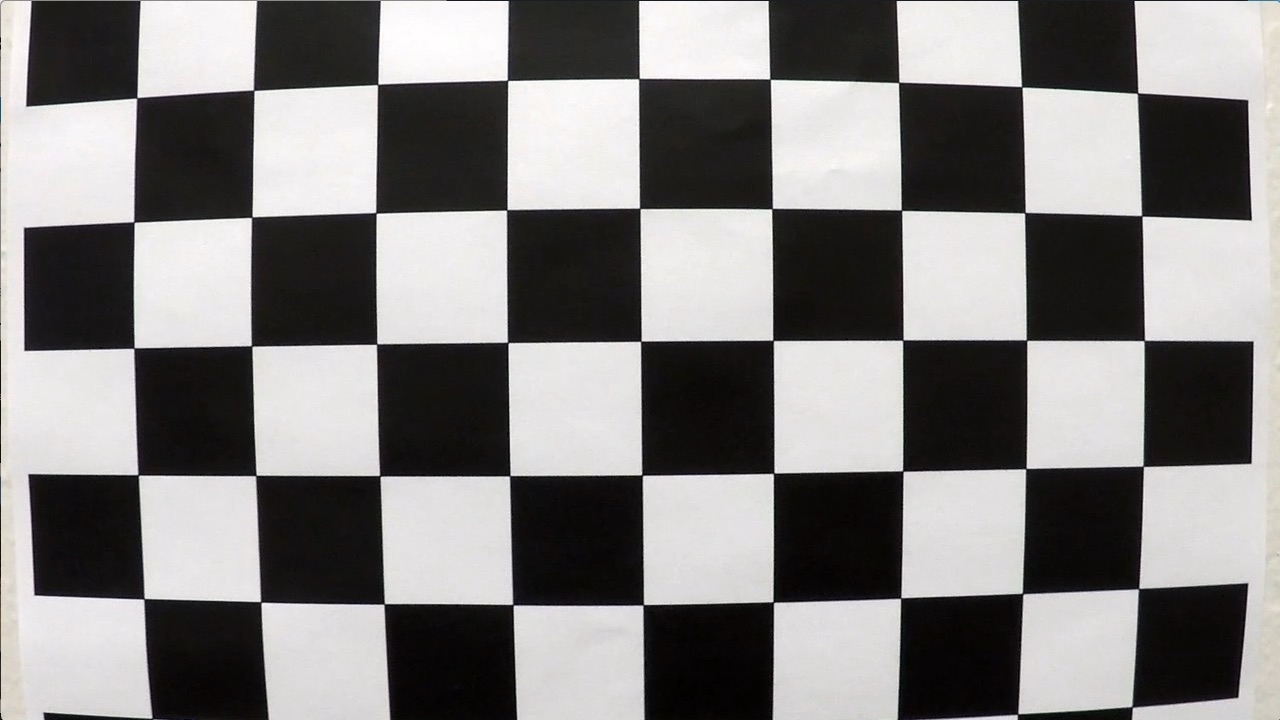
#> input picture camera_cal/calibration1.jpg, 1280 x 720 px; its folder holds only this picture in this run
$ jupyter execute --allow-errors SDC_Term1_P4.ipynb   (shell and % lines are left out)   (older library calls are emulated)
#> lines starting #> are read from the running program, lines starting #| are printed output that depends on the picture
# Plotting Tools
Some basic plotting tools used throughout the notebook.

[cell 1]
# Plot 2 images side-by-side
# [23 lines left out: functions plot_sbs, plot_imgs, not called in this run]

# Extract Sample Images from Challenge Video
Here, I'll grab some images for use throughout this notebook.

[cell 2]
import cv2
import numpy as np
import pickle
import matplotlib.pyplot as plt
import matplotlib.image as mpimg


from moviepy.editor import VideoFileClip

# Times for frames to extract
times = np.arange(0,50,5)

clear1 = None
#> (the rest of this cell did not finish here and is left out)

# Camera Calibration

[cell 3]
import glob

# Read in images
cal_files = glob.glob('camera_cal/*.jpg')

cal_imgs = []
for file in cal_files:
    cal_imgs.append(mpimg.imread(file)) #RGB image

"""
for img in cal_imgs:
    plt.figure()
    plt.imshow(img)
"""

[cell 4]
# [27 lines left out: function cal_camera, not called in this run]


save_mtx = 'camera_cal/cam_cal_mtx.p'
save_dist = 'camera_cal/cam_cal_dist.p'

action = 'load'

#> (the rest of this cell did not finish here and is left out)

# Undistort Images

[cell 5]
# Undistort an image

def undistort(img, mtx, dist):
    dst = cv2.undistort(img, mtx, dist, None, mtx)
    return dst

undist_imgs = []

#> (the rest of this cell did not finish here and is left out)

# Thresholding

[cell 6]
# [150 lines left out: functions abs_sobel_thresh, mag_thresh, dir_threshold, hls_select, hsv_select, red_select and 1 more, not called in this run]

"""
test_img = cv2.cvtColor(raw_imgs[14], cv2.COLOR_RGB2HLS)
s_channel = test_img[:,:,2]
plt.imshow(s_channel, cmap='gray')
"""

thresh_imgs = []
for i in range(len(undist_imgs)): #undist_imgs
    thresh_imgs.append(thresh_fcn(undist_imgs[i], plot=False))
    plot_sbs(undist_imgs[i], thresh_imgs[i], cmap2 = 'gray')

# Perspective Transform

In theory, any image (of the size that we're using, at least) that has been corrected for distortion could be used to determine how to warp the perspective to plot lane lines. Therefore, I'll do this with one of the provided "straight" line images, since frames with straight lines are scarce in the challenge video.

[cell 7]
# Grab an image to use for calibrating the perspective warp
strt_img = mpimg.imread('test_images/straight_lines1.jpg')
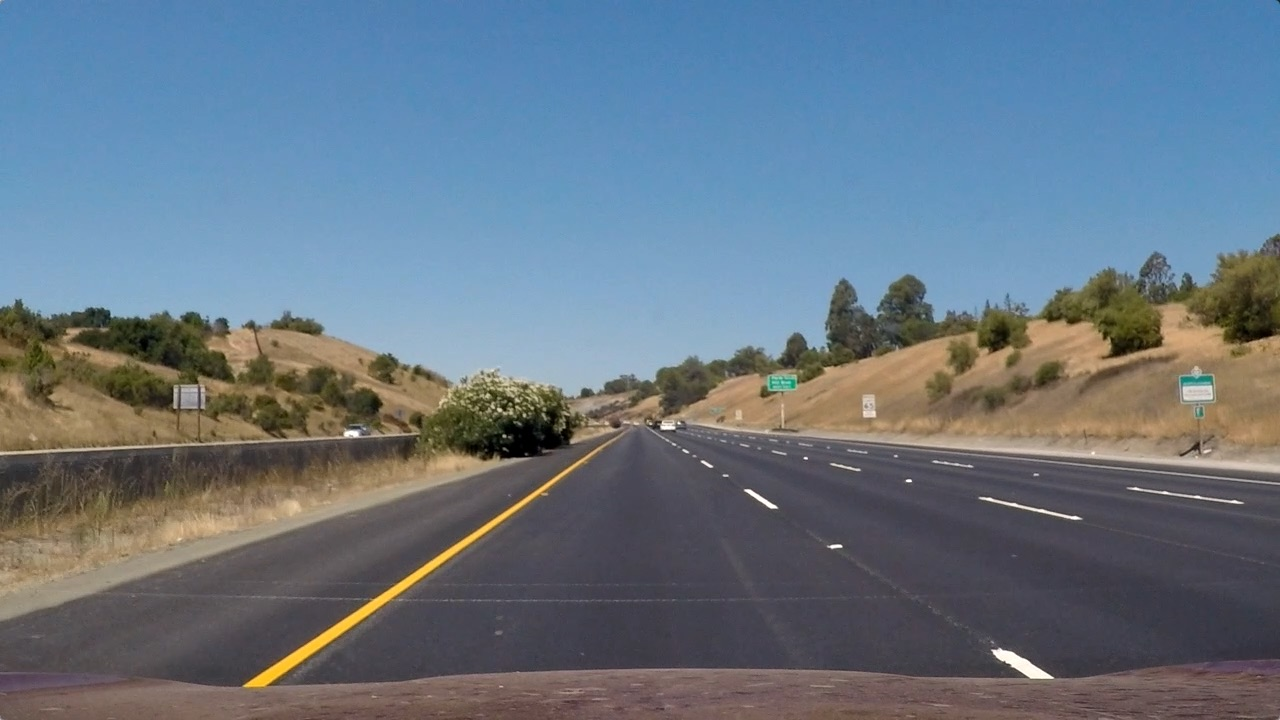
#> input picture test_images/straight_lines1.jpg, 1280 x 720 px
#> strt_img is the input picture: shape (720, 1280, 3); mean R, G, B 103.2, 117.7, 131.2
shp = strt_img.shape
#> shp = (720, 1280, 3)

# Pick out some points - these were fine-tuned by hand
xpnts = [238, 577, 704, 1065]
ypnts = [shp[0]-35, 460, 460, shp[0]-35,]
#> ypnts = [685, 460, 460, 685]

# Plot points
plt.figure(figsize = (15,25));
plt.imshow(strt_img);
plt.plot(xpnts, ypnts, 'r-', linewidth=2);
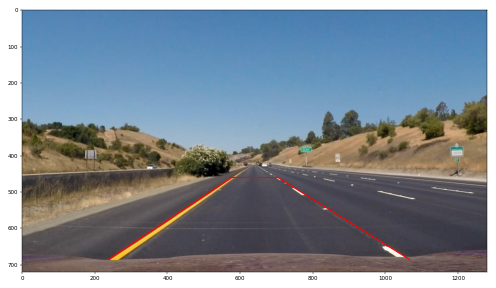
#> figure drawn by matplotlib, 1 panel

[cell 8]
# Define a warping function to do the perspective transform
def warpPers(img):

    #Hard-coding the values here
    xpnts = [238, 577, 707, 1066]
    ypnts = [720-35, 460, 460, 720-35,]

    # Reshape to the format required by cv2
    srcx = np.array(xpnts)[np.newaxis].T
    srcy = np.array(ypnts)[np.newaxis].T
    src = np.concatenate((srcx, srcy), axis=1).astype(np.float32)

    ofst = 100
    dst = np.float32([[ofst, shp[0]], [ofst, 0], [shp[1]-ofst, 0], [shp[1]-ofst, shp[0]]])

    # Warp
    M = cv2.getPerspectiveTransform(src,dst)
    warped = cv2.warpPerspective(img, M, (shp[1], shp[0]))
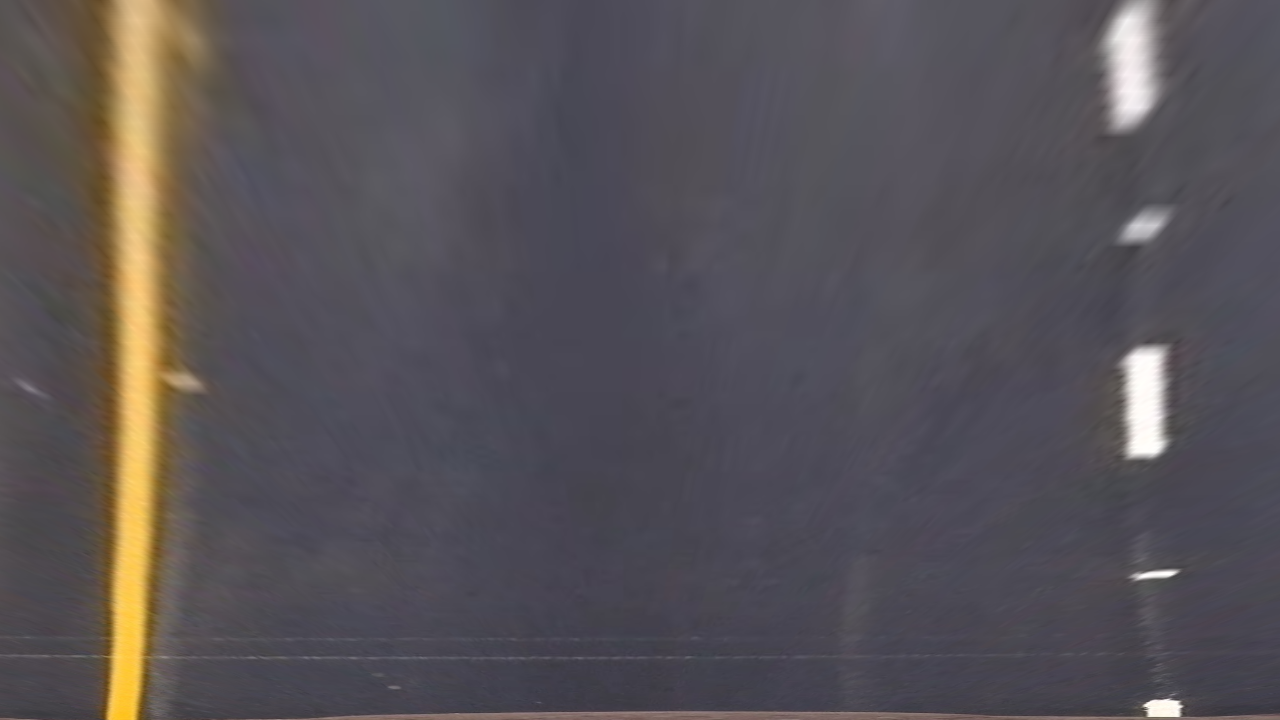
#> warped: shape (720, 1280, 3); mean R, G, B 87.4, 82.6, 86.8

    return warped

plt.figure(figsize=(16, 24));
plt.imshow(warpPers(strt_img));

[cell 9]
# Try on a few images from the video

warp_imgs = []
for img in thresh_imgs:
    warp_imgs.append(warpPers(img))
    plot_sbs(img, warp_imgs[-1], cmap1='gray', cmap2='gray')
